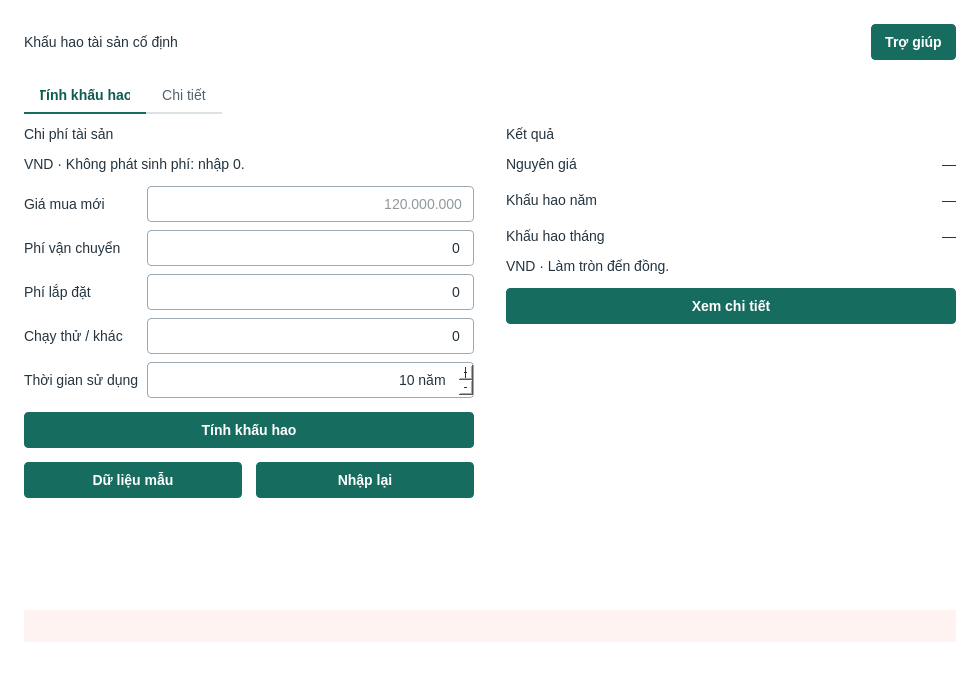
<?xml version='1.0' encoding='utf-8'?>
<ui version="4.0">
 <class>MainWindow</class>
 <widget class="QMainWindow" name="MainWindow">
  <property name="geometry">
   <rect>
    <x>0</x>
    <y>0</y>
    <width>980</width>
    <height>700</height>
   </rect>
  </property>
  <property name="windowTitle">
   <string>Bài 130 · Khấu hao tài sản cố định</string>
  </property>
  <widget class="QWidget" name="centralwidget">
   <layout class="QVBoxLayout" name="centralLayout">
    <property name="leftMargin">
     <number>0</number>
    </property>
    <property name="topMargin">
     <number>0</number>
    </property>
    <property name="rightMargin">
     <number>0</number>
    </property>
    <property name="bottomMargin">
     <number>0</number>
    </property>
    <property name="spacing">
     <number>14</number>
    </property>
    <item>
     <widget class="QScrollArea" name="scrollArea">
      <property name="widgetResizable">
       <bool>true</bool>
      </property>
      <widget class="QWidget" name="root">
       <property name="role" stdset="0">
        <string>root</string>
       </property>
       <layout class="QVBoxLayout" name="pageLayout">
        <item>
         <layout class="QHBoxLayout" name="headerLayout" stretch="1,0">
          <item>
           <widget class="QLabel" name="titleLabel">
            <property name="text">
             <string>Khấu hao tài sản cố định</string>
            </property>
            <property name="role" stdset="0">
             <string>title</string>
            </property>
           </widget>
          </item>
          <item>
           <widget class="QPushButton" name="help_button">
            <property name="text">
             <string>Trợ giúp</string>
            </property>
            <property name="role" stdset="0">
             <string>secondary</string>
            </property>
            <property name="shortcut">
             <string>F1</string>
            </property>
            <property name="toolTip">
             <string>Cách nhập và tính khấu hao (F1)</string>
            </property>
           </widget>
          </item>
         </layout>
        </item>
        <item>
         <widget class="QTabWidget" name="tabs">
          <property name="currentIndex">
           <number>0</number>
          </property>
          <widget class="QWidget" name="inputTab">
           <attribute name="title">
            <string>Tính khấu hao</string>
           </attribute>
           <layout class="QHBoxLayout" name="bodyLayout" stretch="1,1">
            <property name="leftMargin">
             <number>0</number>
            </property>
            <property name="topMargin">
             <number>12</number>
            </property>
            <property name="rightMargin">
             <number>0</number>
            </property>
            <property name="bottomMargin">
             <number>0</number>
            </property>
            <item alignment="Qt::AlignTop">
             <widget class="QFrame" name="inputPanel">
              <property name="role" stdset="0">
               <string>panel</string>
              </property>
              <layout class="QVBoxLayout" name="inputPanelLayout">
               <item>
                <widget class="QLabel" name="inputTitle">
                 <property name="role" stdset="0">
                  <string>sectionTitle</string>
                 </property>
                 <property name="text">
                  <string>Chi phí tài sản</string>
                 </property>
                </widget>
               </item>
               <item>
                <widget class="QLabel" name="currencyHint">
                 <property name="role" stdset="0">
                  <string>muted</string>
                 </property>
                 <property name="wordWrap">
                  <bool>true</bool>
                 </property>
                 <property name="text">
                  <string>VND · Không phát sinh phí: nhập 0.</string>
                 </property>
                </widget>
               </item>
               <item>
                <layout class="QGridLayout" name="fieldsLayout">
                 <property name="leftMargin">
                  <number>0</number>
                 </property>
                 <property name="topMargin">
                  <number>0</number>
                 </property>
                 <property name="rightMargin">
                  <number>0</number>
                 </property>
                 <property name="bottomMargin">
                  <number>0</number>
                 </property>
                 <property name="spacing">
                  <number>8</number>
                 </property>
                 <item row="0" column="0">
                  <widget class="QLabel" name="purchaseLabel">
                   <property name="text">
                    <string>Giá mua mới</string>
                   </property>
                   <property name="buddy">
                    <cstring>purchaseEdit</cstring>
                   </property>
                  </widget>
                 </item>
                 <item row="0" column="1">
                  <widget class="QLineEdit" name="purchaseEdit">
                   <property name="text">
                    <string />
                   </property>
                   <property name="accessibleName">
                    <string>Giá mua mới</string>
                   </property>
                   <property name="maxLength">
                    <number>25</number>
                   </property>
                   <property name="alignment">
                    <set>Qt::AlignRight</set>
                   </property>
                   <property name="placeholderText">
                    <string>120.000.000</string>
                   </property>
                  </widget>
                 </item>
                 <item row="1" column="0">
                  <widget class="QLabel" name="transportLabel">
                   <property name="text">
                    <string>Phí vận chuyển</string>
                   </property>
                   <property name="buddy">
                    <cstring>transportEdit</cstring>
                   </property>
                  </widget>
                 </item>
                 <item row="1" column="1">
                  <widget class="QLineEdit" name="transportEdit">
                   <property name="text">
                    <string>0</string>
                   </property>
                   <property name="accessibleName">
                    <string>Phí vận chuyển</string>
                   </property>
                   <property name="maxLength">
                    <number>25</number>
                   </property>
                   <property name="alignment">
                    <set>Qt::AlignRight</set>
                   </property>
                   <property name="placeholderText">
                    <string>0</string>
                   </property>
                  </widget>
                 </item>
                 <item row="2" column="0">
                  <widget class="QLabel" name="installationLabel">
                   <property name="text">
                    <string>Phí lắp đặt</string>
                   </property>
                   <property name="buddy">
                    <cstring>installationEdit</cstring>
                   </property>
                  </widget>
                 </item>
                 <item row="2" column="1">
                  <widget class="QLineEdit" name="installationEdit">
                   <property name="text">
                    <string>0</string>
                   </property>
                   <property name="accessibleName">
                    <string>Phí lắp đặt</string>
                   </property>
                   <property name="maxLength">
                    <number>25</number>
                   </property>
                   <property name="alignment">
                    <set>Qt::AlignRight</set>
                   </property>
                   <property name="placeholderText">
                    <string>0</string>
                   </property>
                  </widget>
                 </item>
                 <item row="3" column="0">
                  <widget class="QLabel" name="otherLabel">
                   <property name="buddy">
                    <cstring>otherEdit</cstring>
                   </property>
                   <property name="text">
                    <string>Chạy thử / khác</string>
                   </property>
                  </widget>
                 </item>
                 <item row="3" column="1">
                  <widget class="QLineEdit" name="otherEdit">
                   <property name="text">
                    <string>0</string>
                   </property>
                   <property name="accessibleName">
                    <string>Phí chạy thử / khác</string>
                   </property>
                   <property name="maxLength">
                    <number>25</number>
                   </property>
                   <property name="alignment">
                    <set>Qt::AlignRight</set>
                   </property>
                   <property name="placeholderText">
                    <string>0</string>
                   </property>
                  </widget>
                 </item>
                 <item row="4" column="0">
                  <widget class="QLabel" name="yearsLabel">
                   <property name="text">
                    <string>Thời gian sử dụng</string>
                   </property>
                  </widget>
                 </item>
                 <item row="4" column="1">
                  <widget class="QSpinBox" name="years">
                   <property name="minimum">
                    <number>1</number>
                   </property>
                   <property name="maximum">
                    <number>100</number>
                   </property>
                   <property name="value">
                    <number>10</number>
                   </property>
                   <property name="suffix">
                    <string> năm</string>
                   </property>
                   <property name="accessibleName">
                    <string>Số năm sử dụng dự kiến</string>
                   </property>
                   <property name="alignment">
                    <set>Qt::AlignRight</set>
                   </property>
                   <property name="buttonSymbols">
                    <enum>QAbstractSpinBox::PlusMinus</enum>
                   </property>
                  </widget>
                 </item>
                </layout>
               </item>
               <item>
                <widget class="QPushButton" name="calculate_button">
                 <property name="shortcut">
                  <string>Ctrl+Return</string>
                 </property>
                 <property name="toolTip">
                  <string>Ctrl + Enter</string>
                 </property>
                 <property name="text">
                  <string>Tính khấu hao</string>
                 </property>
                </widget>
               </item>
               <item>
                <layout class="QHBoxLayout" name="actionsLayout">
                 <property name="leftMargin">
                  <number>0</number>
                 </property>
                 <property name="topMargin">
                  <number>0</number>
                 </property>
                 <property name="rightMargin">
                  <number>0</number>
                 </property>
                 <property name="bottomMargin">
                  <number>0</number>
                 </property>
                 <property name="spacing">
                  <number>14</number>
                 </property>
                 <item>
                  <widget class="QPushButton" name="sample_button">
                   <property name="role" stdset="0">
                    <string>secondary</string>
                   </property>
                   <property name="text">
                    <string>Dữ liệu mẫu</string>
                   </property>
                  </widget>
                 </item>
                 <item>
                  <widget class="QPushButton" name="clear_button">
                   <property name="role" stdset="0">
                    <string>secondary</string>
                   </property>
                   <property name="text">
                    <string>Nhập lại</string>
                   </property>
                  </widget>
                 </item>
                </layout>
               </item>
               <property name="leftMargin">
                <number>0</number>
               </property>
               <property name="topMargin">
                <number>0</number>
               </property>
               <property name="rightMargin">
                <number>0</number>
               </property>
               <property name="bottomMargin">
                <number>0</number>
               </property>
               <property name="spacing">
                <number>14</number>
               </property>
              </layout>
              <property name="minimumSize">
               <size>
                <width>0</width>
                <height>0</height>
               </size>
              </property>
             </widget>
            </item>
            <item alignment="Qt::AlignTop">
             <widget class="QFrame" name="outputPanel">
              <property name="role" stdset="0">
               <string>panel</string>
              </property>
              <layout class="QVBoxLayout" name="outputPanelLayout">
               <item>
                <widget class="QLabel" name="outputTitle">
                 <property name="role" stdset="0">
                  <string>sectionTitle</string>
                 </property>
                 <property name="text">
                  <string>Kết quả</string>
                 </property>
                </widget>
               </item>
               <property name="leftMargin">
                <number>0</number>
               </property>
               <property name="topMargin">
                <number>0</number>
               </property>
               <property name="rightMargin">
                <number>0</number>
               </property>
               <property name="bottomMargin">
                <number>0</number>
               </property>
               <item>
                <layout class="QGridLayout" name="resultGrid">
                 <property name="horizontalSpacing">
                  <number>18</number>
                 </property>
                 <property name="verticalSpacing">
                  <number>20</number>
                 </property>
                 <item row="0" column="0">
                  <widget class="QLabel" name="originalCaption">
                   <property name="role" stdset="0">
                    <string>muted</string>
                   </property>
                   <property name="text">
                    <string>Nguyên giá</string>
                   </property>
                  </widget>
                 </item>
                 <item row="0" column="1">
                  <widget class="QLabel" name="originalValue">
                   <property name="text">
                    <string>—</string>
                   </property>
                   <property name="role" stdset="0">
                    <string>metricValue</string>
                   </property>
                   <property name="alignment">
                    <set>Qt::AlignRight|Qt::AlignVCenter</set>
                   </property>
                   <property name="textInteractionFlags">
                    <set>Qt::TextSelectableByMouse|Qt::TextSelectableByKeyboard</set>
                   </property>
                  </widget>
                 </item>
                 <item row="1" column="0">
                  <widget class="QLabel" name="annualCaption">
                   <property name="role" stdset="0">
                    <string>muted</string>
                   </property>
                   <property name="text">
                    <string>Khấu hao năm</string>
                   </property>
                  </widget>
                 </item>
                 <item row="1" column="1">
                  <widget class="QLabel" name="annualValue">
                   <property name="text">
                    <string>—</string>
                   </property>
                   <property name="role" stdset="0">
                    <string>metricValue</string>
                   </property>
                   <property name="alignment">
                    <set>Qt::AlignRight|Qt::AlignVCenter</set>
                   </property>
                   <property name="textInteractionFlags">
                    <set>Qt::TextSelectableByMouse|Qt::TextSelectableByKeyboard</set>
                   </property>
                  </widget>
                 </item>
                 <item row="2" column="0">
                  <widget class="QLabel" name="monthlyCaption">
                   <property name="role" stdset="0">
                    <string>muted</string>
                   </property>
                   <property name="text">
                    <string>Khấu hao tháng</string>
                   </property>
                  </widget>
                 </item>
                 <item row="2" column="1">
                  <widget class="QLabel" name="monthlyValue">
                   <property name="text">
                    <string>—</string>
                   </property>
                   <property name="role" stdset="0">
                    <string>metricValue</string>
                   </property>
                   <property name="alignment">
                    <set>Qt::AlignRight|Qt::AlignVCenter</set>
                   </property>
                   <property name="textInteractionFlags">
                    <set>Qt::TextSelectableByMouse|Qt::TextSelectableByKeyboard</set>
                   </property>
                  </widget>
                 </item>
                </layout>
               </item>
               <property name="spacing">
                <number>14</number>
               </property>
               <item>
                <widget class="QLabel" name="roundingNote">
                 <property name="text">
                  <string>VND · Làm tròn đến đồng.</string>
                 </property>
                 <property name="role" stdset="0">
                  <string>muted</string>
                 </property>
                </widget>
               </item>
               <item>
                <widget class="QPushButton" name="detail_button">
                 <property name="text">
                  <string>Xem chi tiết</string>
                 </property>
                 <property name="role" stdset="0">
                  <string>secondary</string>
                 </property>
                </widget>
               </item>
              </layout>
              <property name="minimumSize">
               <size>
                <width>0</width>
                <height>0</height>
               </size>
              </property>
             </widget>
            </item>
            <property name="spacing">
             <number>32</number>
            </property>
           </layout>
          </widget>
          <widget class="QWidget" name="detailsTab">
           <attribute name="title">
            <string>Chi tiết</string>
           </attribute>
           <layout class="QVBoxLayout" name="detailsTabLayout">
            <property name="leftMargin">
             <number>0</number>
            </property>
            <property name="topMargin">
             <number>12</number>
            </property>
            <property name="rightMargin">
             <number>0</number>
            </property>
            <property name="bottomMargin">
             <number>0</number>
            </property>
            <property name="spacing">
             <number>14</number>
            </property>
            <item>
             <widget class="QFrame" name="detailsPanel">
              <property name="role" stdset="0">
               <string>panel</string>
              </property>
              <layout class="QVBoxLayout" name="detailsPanelLayout">
               <item>
                <layout class="QHBoxLayout" name="detailsHeadingLayout" stretch="1,0">
                 <property name="leftMargin">
                  <number>0</number>
                 </property>
                 <property name="topMargin">
                  <number>0</number>
                 </property>
                 <property name="rightMargin">
                  <number>0</number>
                 </property>
                 <property name="bottomMargin">
                  <number>0</number>
                 </property>
                 <property name="spacing">
                  <number>14</number>
                 </property>
                 <item>
                  <widget class="QLabel" name="detailsTitle">
                   <property name="role" stdset="0">
                    <string>sectionTitle</string>
                   </property>
                   <property name="text">
                    <string>Lịch khấu hao</string>
                   </property>
                  </widget>
                 </item>
                 <item>
                  <widget class="QPushButton" name="export_button">
                   <property name="text">
                    <string>Xuất CSV</string>
                   </property>
                   <property name="role" stdset="0">
                    <string>secondary</string>
                   </property>
                   <property name="enabled">
                    <bool>false</bool>
                   </property>
                  </widget>
                 </item>
                </layout>
               </item>
               <item>
                <widget class="QLabel" name="scheduleHint">
                 <property name="role" stdset="0">
                  <string>muted</string>
                 </property>
                 <property name="wordWrap">
                  <bool>true</bool>
                 </property>
                 <property name="text">
                  <string>Đơn vị: VND</string>
                 </property>
                </widget>
               </item>
               <item>
                <widget class="QWidget" name="chartHost">
                 <layout class="QVBoxLayout" name="chartLayout">
                  <property name="leftMargin">
                   <number>0</number>
                  </property>
                  <property name="topMargin">
                   <number>0</number>
                  </property>
                  <property name="rightMargin">
                   <number>0</number>
                  </property>
                  <property name="bottomMargin">
                   <number>0</number>
                  </property>
                  <property name="spacing">
                   <number>14</number>
                  </property>
                  <item>
                   <widget class="QLabel" name="chartPlaceholder">
                    <property name="role" stdset="0">
                     <string>muted</string>
                    </property>
                    <property name="alignment">
                     <set>Qt::AlignCenter</set>
                    </property>
                    <property name="text">
                     <string>Chưa có lịch khấu hao. Nhập chi phí và chọn “Xem chi tiết”.</string>
                    </property>
                    <property name="wordWrap">
                     <bool>true</bool>
                    </property>
                   </widget>
                  </item>
                 </layout>
                 <property name="minimumSize">
                  <size>
                   <width>0</width>
                   <height>110</height>
                  </size>
                 </property>
                 <property name="maximumSize">
                  <size>
                   <width>16777215</width>
                   <height>110</height>
                  </size>
                 </property>
                </widget>
               </item>
               <item>
                <widget class="QTableWidget" name="table">
                 <property name="minimumSize">
                  <size>
                   <width>0</width>
                   <height>245</height>
                  </size>
                 </property>
                 <property name="editTriggers">
                  <set>QAbstractItemView::NoEditTriggers</set>
                 </property>
                 <property name="alternatingRowColors">
                  <bool>true</bool>
                 </property>
                 <property name="selectionBehavior">
                  <enum>QAbstractItemView::SelectRows</enum>
                 </property>
                 <property name="columnCount">
                  <number>5</number>
                 </property>
                 <column>
                  <property name="text">
                   <string>Năm</string>
                  </property>
                 </column>
                 <column>
                  <property name="text">
                   <string>Giá trị đầu năm</string>
                  </property>
                 </column>
                 <column>
                  <property name="text">
                   <string>Khấu hao năm</string>
                  </property>
                 </column>
                 <column>
                  <property name="text">
                   <string>Khấu hao lũy kế</string>
                  </property>
                 </column>
                 <column>
                  <property name="text">
                   <string>Giá trị còn lại</string>
                  </property>
                 </column>
                 <property name="showGrid">
                  <bool>false</bool>
                 </property>
                 <property name="accessibleName">
                  <string>Lịch khấu hao theo năm, đơn vị VND</string>
                 </property>
                </widget>
               </item>
               <property name="leftMargin">
                <number>0</number>
               </property>
               <property name="topMargin">
                <number>0</number>
               </property>
               <property name="rightMargin">
                <number>0</number>
               </property>
               <property name="bottomMargin">
                <number>0</number>
               </property>
               <property name="spacing">
                <number>14</number>
               </property>
              </layout>
              <property name="minimumSize">
               <size>
                <width>0</width>
                <height>0</height>
               </size>
              </property>
             </widget>
            </item>
           </layout>
          </widget>
         </widget>
        </item>
        <item>
         <widget class="QLabel" name="error">
          <property name="text">
           <string />
          </property>
          <property name="role" stdset="0">
           <string>error</string>
          </property>
          <property name="wordWrap">
           <bool>true</bool>
          </property>
         </widget>
        </item>
        <item>
         <widget class="QLabel" name="status">
          <property name="role" stdset="0">
           <string>status</string>
          </property>
          <property name="wordWrap">
           <bool>true</bool>
          </property>
          <property name="text">
           <string />
          </property>
         </widget>
        </item>
        <property name="leftMargin">
         <number>24</number>
        </property>
        <property name="topMargin">
         <number>24</number>
        </property>
        <property name="rightMargin">
         <number>24</number>
        </property>
        <property name="bottomMargin">
         <number>24</number>
        </property>
        <property name="spacing">
         <number>18</number>
        </property>
       </layout>
      </widget>
     </widget>
    </item>
   </layout>
  </widget>
  <property name="styleSheet">
   <string>
QWidget { font-family: "Segoe UI"; font-size: 14px; color: #24333e; }
QMainWindow, QWidget#root { background: #ffffff; }
QLabel[role="title"] { font-size: 23px; font-weight: 600; }
QLabel[role="sectionTitle"] { font-size: 16px; font-weight: 600; }
QLabel[role="muted"], QLabel#status { color: #52616c; font-size: 13px; }
QLabel[role="metricValue"] { font-size: 18px; font-weight: 600; }
QLineEdit, QSpinBox {
 background: white; border: 1px solid #9daab4; border-radius: 4px;
 padding: 6px 9px; min-height: 22px; selection-background-color: #176c60;
}
QLineEdit:focus, QSpinBox:focus { border: 1px solid #176c60; background: #f4faf8; }
QPushButton {
 background: #176c60; color: white; border: 1px solid #176c60;
 border-radius: 4px; padding: 7px 13px; min-height: 20px; font-weight: 600;
}
QPushButton:hover { background: #105449; }
QPushButton:pressed { background: #0b4038; }
QPushButton:focus { border: 2px solid #163c54; padding: 6px 12px; }
QPushButton[role="secondary"] { background: white; color: #334955; border: 1px solid #b8c3ca; }
QPushButton[role="secondary"]:hover { background: #edf2f4; }
QPushButton:disabled { background: #edf0f2; color: #697781; border-color: #d0d8dd; }
QLabel#error { color: #a52d26; background: #fff3f1; padding: 8px; }
QTableWidget { background: white; alternate-background-color: #f6f8f9;
 border: 1px solid #ccd5db; gridline-color: #e6ebee;
 selection-background-color: #dceee9; selection-color: #173f35; }
QHeaderView::section { background: #edf1f3; padding: 8px 6px;
 color: #334955; border: none; border-bottom: 1px solid #ccd5db; font-weight: 600; }
QTableWidget::item { padding: 4px; }
QScrollArea { border: none; background: transparent; }
QTabWidget::pane { border: none; }
QTabBar::tab { background: white; color: #52616c; padding: 9px 16px;
 border-bottom: 2px solid #dbe2e6; }
QTabBar::tab:selected { color: #115c50; border-bottom: 2px solid #176c60; font-weight: 600; }
QTabBar::tab:hover { background: #f1f6f4; }
QToolTip { background: white; color: #24333e; border: 1px solid #9daab4; padding: 6px; }
</string>
  </property>
  <property name="minimumSize">
   <size>
    <width>680</width>
    <height>460</height>
   </size>
  </property>
 </widget>
 <tabstops>
  <tabstop>purchaseEdit</tabstop>
  <tabstop>transportEdit</tabstop>
  <tabstop>installationEdit</tabstop>
  <tabstop>otherEdit</tabstop>
  <tabstop>years</tabstop>
  <tabstop>calculate_button</tabstop>
  <tabstop>sample_button</tabstop>
  <tabstop>clear_button</tabstop>
  <tabstop>detail_button</tabstop>
  <tabstop>tabs</tabstop>
  <tabstop>export_button</tabstop>
  <tabstop>table</tabstop>
  <tabstop>help_button</tabstop>
 </tabstops>
 <resources />
 <connections />
</ui>
